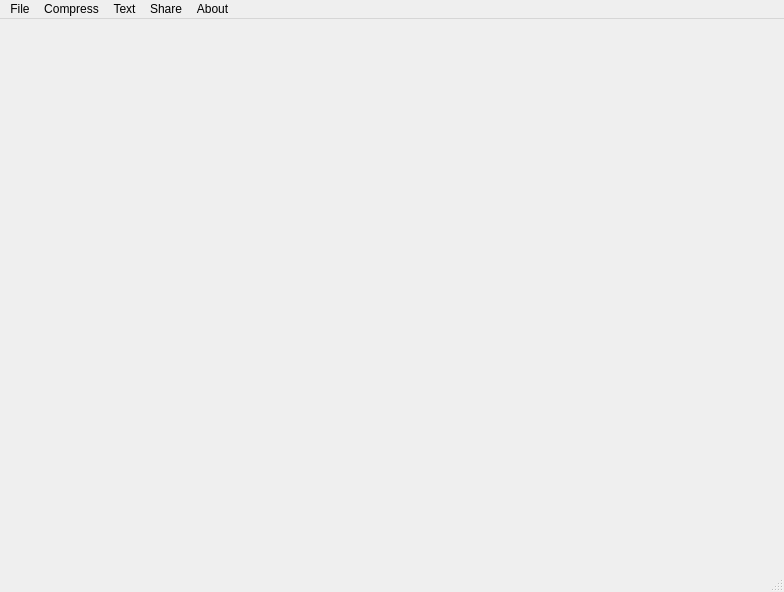
<?xml version="1.0" encoding="UTF-8"?>
<ui version="4.0">
 <class>ImageViewer</class>
 <widget class="QMainWindow" name="ImageViewer">
  <property name="geometry">
   <rect>
    <x>0</x>
    <y>0</y>
    <width>784</width>
    <height>592</height>
   </rect>
  </property>
  <property name="windowTitle">
   <string>MainWindow</string>
  </property>
  <widget class="QWidget" name="centralwidget">
   <widget class="QLabel" name="label">
    <property name="geometry">
     <rect>
      <x>0</x>
      <y>10</y>
      <width>771</width>
      <height>471</height>
     </rect>
    </property>
    <property name="text">
     <string/>
    </property>
   </widget>
  </widget>
  <widget class="QMenuBar" name="menubar">
   <property name="geometry">
    <rect>
     <x>0</x>
     <y>0</y>
     <width>784</width>
     <height>22</height>
    </rect>
   </property>
   <widget class="QMenu" name="menuFile">
    <property name="title">
     <string>File</string>
    </property>
    <addaction name="actionOpen_Image"/>
    <addaction name="actionPrint"/>
    <addaction name="actionExit"/>
   </widget>
   <widget class="QMenu" name="menuCompress">
    <property name="title">
     <string>Compress</string>
    </property>
    <addaction name="actionCompress_this_Image"/>
   </widget>
   <widget class="QMenu" name="menuShare">
    <property name="title">
     <string>Share</string>
    </property>
   </widget>
   <widget class="QMenu" name="menuAbout">
    <property name="title">
     <string>About</string>
    </property>
   </widget>
   <widget class="QMenu" name="menuText">
    <property name="title">
     <string>Text</string>
    </property>
    <addaction name="actionSwitch_to_Text_Mode"/>
   </widget>
   <addaction name="menuFile"/>
   <addaction name="menuCompress"/>
   <addaction name="menuText"/>
   <addaction name="menuShare"/>
   <addaction name="menuAbout"/>
  </widget>
  <widget class="QStatusBar" name="statusbar"/>
  <action name="actionCompress_this_Image">
   <property name="text">
    <string>Compress this Image</string>
   </property>
  </action>
  <action name="actionOpen_Image">
   <property name="text">
    <string>Open Image</string>
   </property>
   <property name="shortcut">
    <string>Ctrl+O</string>
   </property>
  </action>
  <action name="actionPrint">
   <property name="text">
    <string>Print</string>
   </property>
   <property name="shortcut">
    <string>Ctrl+P</string>
   </property>
  </action>
  <action name="actionExit">
   <property name="text">
    <string>Exit</string>
   </property>
   <property name="shortcut">
    <string>Ctrl+Q</string>
   </property>
  </action>
  <action name="actionSwitch_to_Text_Mode">
   <property name="text">
    <string>Switch to Text Mode</string>
   </property>
   <property name="shortcut">
    <string>Ctrl+T</string>
   </property>
  </action>
 </widget>
 <resources/>
 <connections/>
</ui>
